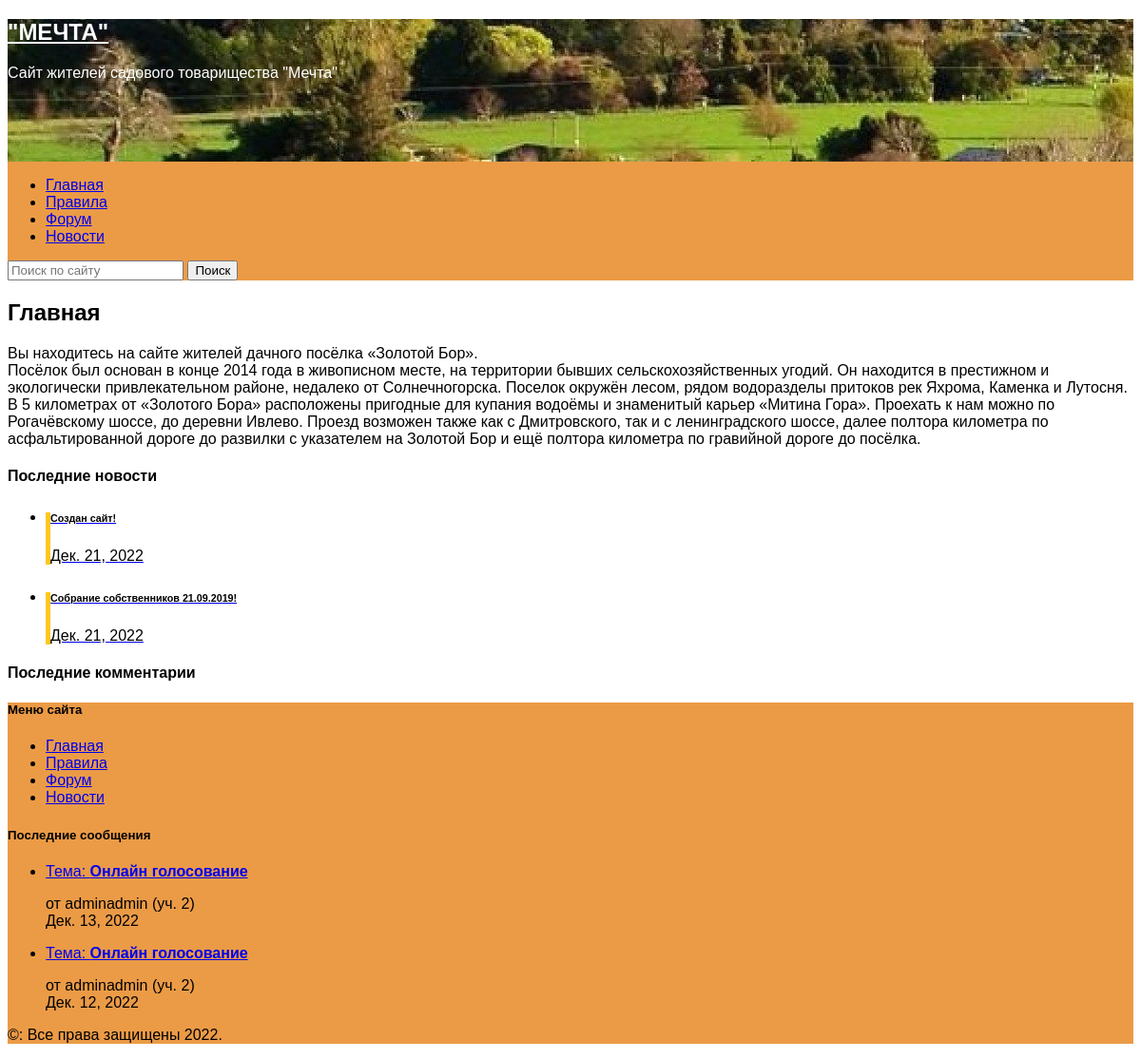
The page / on the database its author committed.
### mechta/apps/website/models.py (models this page shows, shortened)
class SitePage(models.Model):
    slug = models.SlugField('url', max_length=255, db_index=True, unique=True, default='', blank=True)
    alias = models.CharField('ссылка', max_length=20, default='', null=True, blank=True)
    title = models.CharField('название', max_length=200, null=True, blank=True)
    intro_text = models.TextField('краткое содержание страницы', null=True, blank=True, default='')
    content = models.TextField('содержание страницы', null=True, blank=True, default='')
    pub_date = models.DateField('дата создания')
    template = models.CharField('файл шаблона', max_length=100, null=False, blank=True, default='.html')
    context_model = models.CharField('контекст модели', max_length=50, default='', null=True, blank=True)
    use_in_menu = models.BooleanField()
    is_category = models.BooleanField()
    def get_absolute_url(self):
        host = 'http://127.0.0.1:8000/'
        return host + self.slug + '/' if self.slug else host

### mechta/apps/articles/models.py (models this page shows, shortened)
class Article(models.Model):
    slug = models.SlugField('url', max_length=255, db_index=True, unique=True, default='', blank=True)
    title = models.CharField('название новости', max_length=200)
    text = models.TextField('текст новости')
    pub_date = models.DateField('дата публикации')

### mechta/apps/website/views.py (the view)
# urls.py: urlpatterns = [path('', views.HomePage.as_view(), name='home'),
class HomePage(DataMixin, ListView):
    model = SitePage
    context_object_name = 'page'
    template_name = 'home_content.html'
    def get_queryset(self):
        return self.model.objects.get(pk=1)
    def get_context_data(self, **kwargs):
        context_model = self.object_list.context_model
        context = super().get_context_data(**kwargs)
        context = self.add_user_context(context=context,
                                        context_model=context_model)
        return context

### mechta/apps/utils.py (called while the page is built, shortened)
    @staticmethod
    def get_list_apps():
        return [apps.get_app_config(app.split('.')[0]) for app in settings.INSTALLED_APPS
                if not app.startswith("django.")]

    def get_menu_items(self):
        host = 'http://127.0.0.1:8000/'
        apps_items = []
        for app in self.get_list_apps():
            if hasattr(app, 'menu_name'):
                apps_items.append((app.menu_name, host + app.label + '/'))
        pages = SitePage.objects.filter(use_in_menu=True)
        return [(page.title, page.get_absolute_url()) for page in pages] + apps_items

    def get_context_model_content(self, context_model, **kwargs):
        params = kwargs
        list_apps = self.get_list_apps()
        for app in list_apps:
            try:
                model = apps.get_model(app.label, model_name=context_model)
            except LookupError:
                continue
        else:
            if params:
                qw = model.objects.filter(id=params['id']).values(*params['values'])
                if params.get('order_by') is not None:
                    qw = qw.order_by(*params['order_by'])
                return qw
            else:
                return model.objects.all()

    @staticmethod
    def get_last_messages():
        return Message.objects.\
            values('user_id__username',
                   'user_id__profile__land_plot',
                   'topic_id__title',
                   'topic_id__id',
                   'topic_id__section_id__id',
                   'pub_date').\
            order_by('-pub_date')

    def add_user_context(self, context, context_model=None, is_forum_page=False, request_path=None, **kwargs):
        context['menu_items'] = self.get_menu_items()
        context['last_messages'] = self.get_last_messages()
        if context_model is not None:
            context[context_model] = self.get_context_model_content(context_model, **kwargs)
        return context

### mechta/templates/website/home_content.html (shortened to what this page needs)
{% extends "main.html" %}
{% block content_title %}
    <h2 class="pb-2 border-bottom">
        {{ page.title}}
    </h2>
{% endblock %}
{% block content %}
    <div class="d-flex flex-row row-cols-2 g-8 py-8">
        <div class="col-md-9 align-center mx-3">
            {{ page.content|safe }}
        </div>
        <div class="col-md-3 align-top mx-3">
            {% include "right_column.html" %}
        </div>
    </div>
{% endblock %}

### mechta/templates/top_menu.html
 {% load static %}
    <div class="container-fluid p-0" style="background-color:#eb9b46">
        <div class="row align-items-center container-fluid m-0" style="height: 150px; background-image: url('{% static 'fon.jpg' %}')">
            <div class="col-lg-4 d-flex justify-content-center">
                <div class="site-branding navbar-brand">
                    <h2 class="site-title fs-4">
                        <a class="text-decoration-none" href="https://zolotoi-bor.ru/" rel="home" style="color:#FFFFFF">"МЕЧТА"</a>
                    </h2>
                    <p class="site-description fs-5" style="color:#FFFFFF">Сайт жителей садового товарищества "Мечта"</p>
                </div>
            </div>
        </div>
        <div class="row container-fluid justify-content-md-center">
            <nav class="navbar navbar-expand-lg  navbar-light bg-transparent" aria-label="Main navigation">
                <ul class="navbar-nav me-auto mb-2 mb-lg-0">
                {% for title, url in menu_items %}
                    <li class="nav-item">
                        <a class="nav-link fs-6 fw-semibold text-light" href="{{ url }}">{{ title }}</a>
                    </li>
                {% endfor %}
                </ul>
                <form class="d-flex" role="search" action="{% url 'website:search_results' %}" method="get">
                    <input name="w_q" class="form-control rounded-3 me-2" type="search" placeholder="Поиск по сайту" aria-label="Search">
                    <button class="btn btn-outline-light text-light menu-search-btn rounded-3" type="submit">Поиск</button>
                </form>
            </nav>
        </div>
    </div>

### mechta/templates/website/right_column.html (shortened to what this page needs)
<div class="d-flex flex-column gap-2">
    <div class="card" style="width: 18rem; border: none;">
        <div class="card-body">
            <h4 class="card-title">Последние новости</h4>
            <ul class="list-group list-group-flush p-0">
            {% for article_ in article %}
                <li class="list-group-item p-0">
                    <a class="text-decoration-none" href="{% url  'articles:article' article_.slug %}">
                        <div class="container-fluid m-3" style="border-left: 5px solid #ffc720;">
                        <h6 class="card-text" style="color: #000000"> {{ article_.title }}</h6>
                        <p class="card-text" style="color: #000000"> {{ article_.pub_date }} </p>
                        </div>
                    </a>
                </li>
            {% endfor %}
            </ul>
        </div>
    </div>
</div>
<div class="d-flex flex-column gap-2">
    <div class="card" style="width: 18rem; border: none;">
        <div class="card-body">
            <h4 class="card-title">Последние комментарии</h4>
        </div>
    </div>
</div>

### mechta/templates/bottom_menu.html
<div class="col mb-3">
    <h5 class="text-muted fw-semibold">Меню сайта</h5>
    <ul class="nav flex-column">
    {% for title, url in menu_items %}
        <li class="nav-item mb-2 border-bottom">
            <a class="nav-link p-0 text-light fs-6" href="{{ url }}">{{ title }}</a>
        </li>
    {% endfor %}
    </ul>
</div>

### mechta/static/website/css/main.css (style rules this page uses)
html { font-size: 16px; }
body { font-family: "Public+Sans", sans-serif; font-size: 16px; font-weight: 300; color: #000000; background-color: #FFFFFF; min-width: 320px; }

### rows shown on the page
SitePage: menu_items "Главная", title "Главная", content "Вы находитесь на сайте жителей дачного посёлка «Золотой Бор». Посёлок был основан в конце 2014 года в живописном месте, на территории бывших сельскохозяйственных угодий. Он находится в престижном и экологически привлекательном районе, недалеко от Солнечногорска. Поселок окружён лесом, рядом водоразделы притоков рек Яхрома, Каменка и Лутосня. В 5 километрах от «Золотого Бора» расположены пригодные для купания водоёмы и знаменитый карьер «Митина Гора». Проехать к нам можно по Рогачёвскому шоссе, до деревни Ивлево. Проезд возможен также как с Дмитровского, так и с ленинградского шоссе, далее полтора километра по асфальтированной дороге до развилки с указателем на Золотой Бор и ещё полтора…", menu_items "Главная"
SitePage: menu_items "Правила", menu_items "Правила"
Article: title "Создан сайт!", pub_date "Дек. 21, 2022"
Article: title "Собрание собственников 21.09.2019!", pub_date "Дек. 21, 2022"

### other values the page prints
{{ title }} "Форум" "Новости"
{{ message.topic_id__title }} "Онлайн голосование" "Онлайн голосование"
{{ message.user_id__username }} "adminadmin" "adminadmin"
{{ message.user_id__profile__land_plot }} "2" "2"
{{ message.pub_date }} "Дек. 13, 2022" "Дек. 12, 2022"
